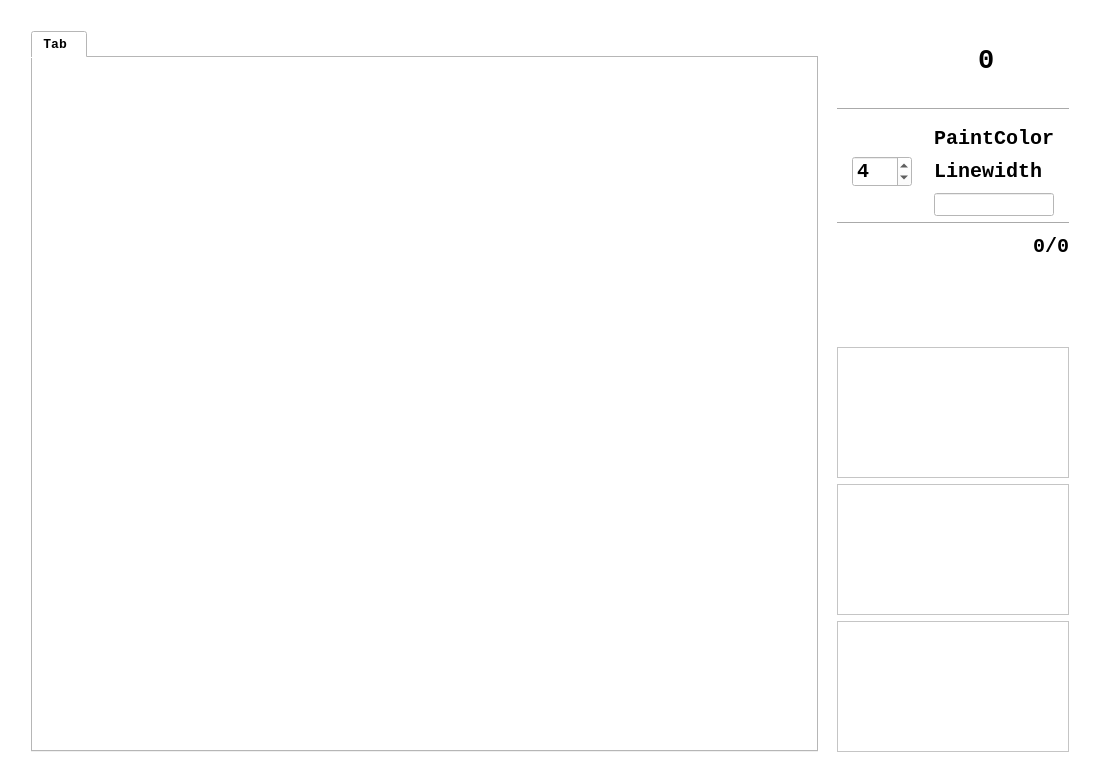
<?xml version="1.0" encoding="UTF-8"?>
<ui version="4.0">
 <class>counting_Form</class>
 <widget class="QWidget" name="counting_Form">
  <property name="windowModality">
   <enum>Qt::NonModal</enum>
  </property>
  <property name="geometry">
   <rect>
    <x>0</x>
    <y>0</y>
    <width>1100</width>
    <height>783</height>
   </rect>
  </property>
  <property name="sizePolicy">
   <sizepolicy hsizetype="Expanding" vsizetype="Expanding">
    <horstretch>0</horstretch>
    <verstretch>0</verstretch>
   </sizepolicy>
  </property>
  <property name="maximumSize">
   <size>
    <width>1920</width>
    <height>1280</height>
   </size>
  </property>
  <property name="font">
   <font>
    <family>Consolas</family>
    <pointsize>10</pointsize>
    <weight>75</weight>
    <bold>true</bold>
   </font>
  </property>
  <property name="windowTitle">
   <string>Hao</string>
  </property>
  <property name="autoFillBackground">
   <bool>false</bool>
  </property>
  <property name="styleSheet">
   <string notr="true">background:rgb(255, 255, 255)</string>
  </property>
  <property name="inputMethodHints">
   <set>Qt::ImhNone</set>
  </property>
  <layout class="QGridLayout" name="gridLayout_3">
   <item row="0" column="2">
    <spacer name="verticalSpacer_2">
     <property name="orientation">
      <enum>Qt::Vertical</enum>
     </property>
     <property name="sizeType">
      <enum>QSizePolicy::Fixed</enum>
     </property>
     <property name="sizeHint" stdset="0">
      <size>
       <width>20</width>
       <height>20</height>
      </size>
     </property>
    </spacer>
   </item>
   <item row="1" column="0">
    <spacer name="horizontalSpacer_18">
     <property name="orientation">
      <enum>Qt::Horizontal</enum>
     </property>
     <property name="sizeType">
      <enum>QSizePolicy::Fixed</enum>
     </property>
     <property name="sizeHint" stdset="0">
      <size>
       <width>20</width>
       <height>20</height>
      </size>
     </property>
    </spacer>
   </item>
   <item row="1" column="1" rowspan="2" colspan="2">
    <layout class="QHBoxLayout" name="horizontalLayout_3" stretch="7,0,2">
     <item>
      <layout class="QHBoxLayout" name="horizontalLayout_5" stretch="0">
       <property name="sizeConstraint">
        <enum>QLayout::SetDefaultConstraint</enum>
       </property>
       <item>
        <widget class="QTabWidget" name="tabWidget">
         <property name="currentIndex">
          <number>0</number>
         </property>
         <widget class="QWidget" name="tab">
          <attribute name="title">
           <string>Tab </string>
          </attribute>
          <layout class="QGridLayout" name="gridLayout_2">
           <item row="0" column="0">
            <widget class="QLabel" name="label_12">
             <property name="sizePolicy">
              <sizepolicy hsizetype="Expanding" vsizetype="Expanding">
               <horstretch>0</horstretch>
               <verstretch>0</verstretch>
              </sizepolicy>
             </property>
             <property name="focusPolicy">
              <enum>Qt::NoFocus</enum>
             </property>
             <property name="autoFillBackground">
              <bool>false</bool>
             </property>
             <property name="lineWidth">
              <number>10</number>
             </property>
             <property name="text">
              <string/>
             </property>
             <property name="scaledContents">
              <bool>false</bool>
             </property>
            </widget>
           </item>
          </layout>
         </widget>
        </widget>
       </item>
      </layout>
     </item>
     <item>
      <spacer name="horizontalSpacer_9">
       <property name="orientation">
        <enum>Qt::Horizontal</enum>
       </property>
       <property name="sizeHint" stdset="0">
        <size>
         <width>13</width>
         <height>20</height>
        </size>
       </property>
      </spacer>
     </item>
     <item>
      <layout class="QVBoxLayout" name="verticalLayout_5" stretch="5,0,7">
       <item>
        <layout class="QVBoxLayout" name="verticalLayout_2">
         <item>
          <layout class="QHBoxLayout" name="horizontalLayout">
           <item>
            <spacer name="horizontalSpacer_3">
             <property name="orientation">
              <enum>Qt::Horizontal</enum>
             </property>
             <property name="sizeHint" stdset="0">
              <size>
               <width>40</width>
               <height>20</height>
              </size>
             </property>
            </spacer>
           </item>
           <item>
            <widget class="QPushButton" name="pushButton_power">
             <property name="minimumSize">
              <size>
               <width>60</width>
               <height>60</height>
              </size>
             </property>
             <property name="text">
              <string/>
             </property>
             <property name="icon">
              <iconset resource="pic.qrc">
               <normaloff>:/pics/pics/power_button.png</normaloff>:/pics/pics/power_button.png</iconset>
             </property>
             <property name="iconSize">
              <size>
               <width>50</width>
               <height>50</height>
              </size>
             </property>
             <property name="flat">
              <bool>true</bool>
             </property>
            </widget>
           </item>
           <item>
            <spacer name="horizontalSpacer_5">
             <property name="orientation">
              <enum>Qt::Horizontal</enum>
             </property>
             <property name="sizeHint" stdset="0">
              <size>
               <width>40</width>
               <height>20</height>
              </size>
             </property>
            </spacer>
           </item>
           <item>
            <widget class="QLabel" name="label_16">
             <property name="minimumSize">
              <size>
               <width>60</width>
               <height>60</height>
              </size>
             </property>
             <property name="maximumSize">
              <size>
               <width>60</width>
               <height>60</height>
              </size>
             </property>
             <property name="lineWidth">
              <number>1</number>
             </property>
             <property name="text">
              <string/>
             </property>
             <property name="pixmap">
              <pixmap resource="pic.qrc">:/pics/pics/temperature.png</pixmap>
             </property>
             <property name="scaledContents">
              <bool>true</bool>
             </property>
            </widget>
           </item>
           <item>
            <widget class="QLabel" name="label_17">
             <property name="minimumSize">
              <size>
               <width>40</width>
               <height>60</height>
              </size>
             </property>
             <property name="maximumSize">
              <size>
               <width>60</width>
               <height>60</height>
              </size>
             </property>
             <property name="font">
              <font>
               <family>Consolas</family>
               <pointsize>20</pointsize>
               <weight>75</weight>
               <bold>true</bold>
              </font>
             </property>
             <property name="text">
              <string>0</string>
             </property>
            </widget>
           </item>
           <item>
            <spacer name="horizontalSpacer_4">
             <property name="orientation">
              <enum>Qt::Horizontal</enum>
             </property>
             <property name="sizeHint" stdset="0">
              <size>
               <width>40</width>
               <height>20</height>
              </size>
             </property>
            </spacer>
           </item>
           <item>
            <widget class="QPushButton" name="pushButton_update">
             <property name="text">
              <string/>
             </property>
             <property name="icon">
              <iconset resource="pic.qrc">
               <normaloff>:/pics/pics/refresh.png</normaloff>:/pics/pics/refresh.png</iconset>
             </property>
             <property name="iconSize">
              <size>
               <width>40</width>
               <height>40</height>
              </size>
             </property>
             <property name="checkable">
              <bool>false</bool>
             </property>
             <property name="checked">
              <bool>false</bool>
             </property>
             <property name="default">
              <bool>false</bool>
             </property>
             <property name="flat">
              <bool>true</bool>
             </property>
            </widget>
           </item>
          </layout>
         </item>
         <item>
          <spacer name="verticalSpacer_5">
           <property name="orientation">
            <enum>Qt::Vertical</enum>
           </property>
           <property name="sizeHint" stdset="0">
            <size>
             <width>20</width>
             <height>20</height>
            </size>
           </property>
          </spacer>
         </item>
         <item>
          <widget class="Line" name="line_3">
           <property name="orientation">
            <enum>Qt::Horizontal</enum>
           </property>
          </widget>
         </item>
         <item>
          <spacer name="verticalSpacer_7">
           <property name="orientation">
            <enum>Qt::Vertical</enum>
           </property>
           <property name="sizeHint" stdset="0">
            <size>
             <width>20</width>
             <height>20</height>
            </size>
           </property>
          </spacer>
         </item>
         <item>
          <layout class="QGridLayout" name="gridLayout">
           <item row="1" column="3">
            <widget class="QLabel" name="label_13">
             <property name="font">
              <font>
               <family>Consolas</family>
               <pointsize>15</pointsize>
               <weight>75</weight>
               <bold>true</bold>
              </font>
             </property>
             <property name="text">
              <string>Linewidth</string>
             </property>
            </widget>
           </item>
           <item row="2" column="3">
            <widget class="QLineEdit" name="lineEdit"/>
           </item>
           <item row="0" column="3">
            <widget class="QLabel" name="label_15">
             <property name="font">
              <font>
               <family>Consolas</family>
               <pointsize>15</pointsize>
               <weight>75</weight>
               <bold>true</bold>
              </font>
             </property>
             <property name="text">
              <string>PaintColor</string>
             </property>
            </widget>
           </item>
           <item row="1" column="1">
            <widget class="QSpinBox" name="spinBox">
             <property name="font">
              <font>
               <family>Consolas</family>
               <pointsize>15</pointsize>
               <weight>75</weight>
               <bold>true</bold>
              </font>
             </property>
             <property name="value">
              <number>4</number>
             </property>
            </widget>
           </item>
           <item row="2" column="1">
            <widget class="QPushButton" name="pushButton_http">
             <property name="text">
              <string/>
             </property>
             <property name="icon">
              <iconset resource="pic.qrc">
               <normaloff>:/pics/pics/connect.ico</normaloff>:/pics/pics/connect.ico</iconset>
             </property>
             <property name="iconSize">
              <size>
               <width>50</width>
               <height>50</height>
              </size>
             </property>
             <property name="autoDefault">
              <bool>false</bool>
             </property>
             <property name="flat">
              <bool>true</bool>
             </property>
            </widget>
           </item>
           <item row="1" column="4">
            <spacer name="horizontalSpacer_13">
             <property name="orientation">
              <enum>Qt::Horizontal</enum>
             </property>
             <property name="sizeHint" stdset="0">
              <size>
               <width>40</width>
               <height>20</height>
              </size>
             </property>
            </spacer>
           </item>
           <item row="1" column="0">
            <spacer name="horizontalSpacer_12">
             <property name="orientation">
              <enum>Qt::Horizontal</enum>
             </property>
             <property name="sizeHint" stdset="0">
              <size>
               <width>40</width>
               <height>20</height>
              </size>
             </property>
            </spacer>
           </item>
           <item row="0" column="1">
            <widget class="QPushButton" name="pushButton_color">
             <property name="autoFillBackground">
              <bool>false</bool>
             </property>
             <property name="text">
              <string/>
             </property>
             <property name="flat">
              <bool>true</bool>
             </property>
            </widget>
           </item>
           <item row="1" column="2">
            <spacer name="horizontalSpacer_21">
             <property name="orientation">
              <enum>Qt::Horizontal</enum>
             </property>
             <property name="sizeHint" stdset="0">
              <size>
               <width>40</width>
               <height>20</height>
              </size>
             </property>
            </spacer>
           </item>
          </layout>
         </item>
         <item>
          <widget class="Line" name="line_2">
           <property name="orientation">
            <enum>Qt::Horizontal</enum>
           </property>
          </widget>
         </item>
         <item>
          <layout class="QHBoxLayout" name="horizontalLayout_4">
           <item>
            <spacer name="horizontalSpacer_6">
             <property name="orientation">
              <enum>Qt::Horizontal</enum>
             </property>
             <property name="sizeHint" stdset="0">
              <size>
               <width>40</width>
               <height>20</height>
              </size>
             </property>
            </spacer>
           </item>
           <item>
            <widget class="QPushButton" name="pushButton_usb">
             <property name="font">
              <font>
               <family>Consolas</family>
               <pointsize>15</pointsize>
               <weight>75</weight>
               <bold>true</bold>
              </font>
             </property>
             <property name="text">
              <string/>
             </property>
             <property name="icon">
              <iconset resource="pic.qrc">
               <normaloff>:/pics/pics/usb_off.png</normaloff>:/pics/pics/usb_off.png</iconset>
             </property>
             <property name="iconSize">
              <size>
               <width>50</width>
               <height>50</height>
              </size>
             </property>
             <property name="flat">
              <bool>true</bool>
             </property>
            </widget>
           </item>
           <item>
            <spacer name="horizontalSpacer_16">
             <property name="orientation">
              <enum>Qt::Horizontal</enum>
             </property>
             <property name="sizeHint" stdset="0">
              <size>
               <width>40</width>
               <height>20</height>
              </size>
             </property>
            </spacer>
           </item>
           <item>
            <widget class="QPushButton" name="pushButton_usb_left">
             <property name="font">
              <font>
               <family>Consolas</family>
               <pointsize>15</pointsize>
               <weight>75</weight>
               <bold>true</bold>
              </font>
             </property>
             <property name="text">
              <string/>
             </property>
             <property name="icon">
              <iconset resource="pic.qrc">
               <normaloff>:/pics/pics/left_arrow.png</normaloff>:/pics/pics/left_arrow.png</iconset>
             </property>
             <property name="iconSize">
              <size>
               <width>50</width>
               <height>50</height>
              </size>
             </property>
             <property name="flat">
              <bool>true</bool>
             </property>
            </widget>
           </item>
           <item>
            <spacer name="horizontalSpacer_17">
             <property name="orientation">
              <enum>Qt::Horizontal</enum>
             </property>
             <property name="sizeHint" stdset="0">
              <size>
               <width>40</width>
               <height>20</height>
              </size>
             </property>
            </spacer>
           </item>
           <item>
            <widget class="QPushButton" name="pushButton_usb_right">
             <property name="font">
              <font>
               <family>Consolas</family>
               <pointsize>15</pointsize>
               <weight>75</weight>
               <bold>true</bold>
              </font>
             </property>
             <property name="text">
              <string/>
             </property>
             <property name="icon">
              <iconset resource="pic.qrc">
               <normaloff>:/pics/pics/arrow_right.png</normaloff>:/pics/pics/arrow_right.png</iconset>
             </property>
             <property name="iconSize">
              <size>
               <width>50</width>
               <height>50</height>
              </size>
             </property>
             <property name="flat">
              <bool>true</bool>
             </property>
            </widget>
           </item>
           <item>
            <spacer name="horizontalSpacer_7">
             <property name="orientation">
              <enum>Qt::Horizontal</enum>
             </property>
             <property name="sizeType">
              <enum>QSizePolicy::Fixed</enum>
             </property>
             <property name="sizeHint" stdset="0">
              <size>
               <width>10</width>
               <height>20</height>
              </size>
             </property>
            </spacer>
           </item>
           <item>
            <widget class="QLabel" name="label_9">
             <property name="font">
              <font>
               <family>Consolas</family>
               <pointsize>15</pointsize>
               <weight>75</weight>
               <bold>true</bold>
              </font>
             </property>
             <property name="text">
              <string>0/0</string>
             </property>
            </widget>
           </item>
           <item>
            <spacer name="horizontalSpacer_8">
             <property name="orientation">
              <enum>Qt::Horizontal</enum>
             </property>
             <property name="sizeHint" stdset="0">
              <size>
               <width>40</width>
               <height>20</height>
              </size>
             </property>
            </spacer>
           </item>
          </layout>
         </item>
         <item>
          <spacer name="verticalSpacer_8">
           <property name="orientation">
            <enum>Qt::Vertical</enum>
           </property>
           <property name="sizeHint" stdset="0">
            <size>
             <width>20</width>
             <height>20</height>
            </size>
           </property>
          </spacer>
         </item>
         <item>
          <spacer name="verticalSpacer_9">
           <property name="orientation">
            <enum>Qt::Vertical</enum>
           </property>
           <property name="sizeHint" stdset="0">
            <size>
             <width>20</width>
             <height>20</height>
            </size>
           </property>
          </spacer>
         </item>
         <item>
          <layout class="QHBoxLayout" name="horizontalLayout_2">
           <item>
            <spacer name="horizontalSpacer">
             <property name="orientation">
              <enum>Qt::Horizontal</enum>
             </property>
             <property name="sizeType">
              <enum>QSizePolicy::Expanding</enum>
             </property>
             <property name="sizeHint" stdset="0">
              <size>
               <width>40</width>
               <height>20</height>
              </size>
             </property>
            </spacer>
           </item>
           <item>
            <widget class="QPushButton" name="pushButton_stop">
             <property name="text">
              <string/>
             </property>
             <property name="icon">
              <iconset resource="pic.qrc">
               <normaloff>:/pics/pics/stop.png</normaloff>:/pics/pics/stop.png</iconset>
             </property>
             <property name="iconSize">
              <size>
               <width>48</width>
               <height>48</height>
              </size>
             </property>
             <property name="flat">
              <bool>true</bool>
             </property>
            </widget>
           </item>
           <item>
            <spacer name="horizontalSpacer_14">
             <property name="orientation">
              <enum>Qt::Horizontal</enum>
             </property>
             <property name="sizeHint" stdset="0">
              <size>
               <width>40</width>
               <height>20</height>
              </size>
             </property>
            </spacer>
           </item>
           <item>
            <widget class="QPushButton" name="pushButton_start">
             <property name="text">
              <string/>
             </property>
             <property name="icon">
              <iconset resource="pic.qrc">
               <normaloff>:/pics/pics/play.png</normaloff>
               <normalon>:/pics/pics/pause.png</normalon>:/pics/pics/play.png</iconset>
             </property>
             <property name="iconSize">
              <size>
               <width>50</width>
               <height>50</height>
              </size>
             </property>
             <property name="autoRepeat">
              <bool>false</bool>
             </property>
             <property name="autoExclusive">
              <bool>false</bool>
             </property>
             <property name="autoDefault">
              <bool>false</bool>
             </property>
             <property name="default">
              <bool>false</bool>
             </property>
             <property name="flat">
              <bool>true</bool>
             </property>
            </widget>
           </item>
           <item>
            <spacer name="horizontalSpacer_15">
             <property name="orientation">
              <enum>Qt::Horizontal</enum>
             </property>
             <property name="sizeHint" stdset="0">
              <size>
               <width>40</width>
               <height>20</height>
              </size>
             </property>
            </spacer>
           </item>
           <item>
            <widget class="QPushButton" name="pushButton_save">
             <property name="font">
              <font>
               <family>Consolas</family>
               <pointsize>15</pointsize>
               <weight>75</weight>
               <bold>true</bold>
              </font>
             </property>
             <property name="text">
              <string/>
             </property>
             <property name="icon">
              <iconset resource="pic.qrc">
               <normaloff>:/pics/pics/save.png</normaloff>:/pics/pics/save.png</iconset>
             </property>
             <property name="iconSize">
              <size>
               <width>50</width>
               <height>50</height>
              </size>
             </property>
             <property name="autoDefault">
              <bool>false</bool>
             </property>
             <property name="flat">
              <bool>true</bool>
             </property>
            </widget>
           </item>
           <item>
            <spacer name="horizontalSpacer_2">
             <property name="orientation">
              <enum>Qt::Horizontal</enum>
             </property>
             <property name="sizeType">
              <enum>QSizePolicy::Expanding</enum>
             </property>
             <property name="sizeHint" stdset="0">
              <size>
               <width>40</width>
               <height>20</height>
              </size>
             </property>
            </spacer>
           </item>
          </layout>
         </item>
        </layout>
       </item>
       <item>
        <spacer name="verticalSpacer_6">
         <property name="orientation">
          <enum>Qt::Vertical</enum>
         </property>
         <property name="sizeType">
          <enum>QSizePolicy::Fixed</enum>
         </property>
         <property name="sizeHint" stdset="0">
          <size>
           <width>20</width>
           <height>20</height>
          </size>
         </property>
        </spacer>
       </item>
       <item>
        <layout class="QVBoxLayout" name="verticalLayout_3">
         <item>
          <widget class="QChartView" name="graphicsView">
           <property name="cursor" stdset="0">
            <cursorShape>CrossCursor</cursorShape>
           </property>
           <property name="mouseTracking">
            <bool>true</bool>
           </property>
           <property name="tabletTracking">
            <bool>true</bool>
           </property>
          </widget>
         </item>
         <item>
          <widget class="QChartView" name="graphicsView_2"/>
         </item>
         <item>
          <widget class="QChartView" name="graphicsView_3"/>
         </item>
        </layout>
       </item>
      </layout>
     </item>
    </layout>
   </item>
   <item row="2" column="3">
    <spacer name="horizontalSpacer_19">
     <property name="orientation">
      <enum>Qt::Horizontal</enum>
     </property>
     <property name="sizeType">
      <enum>QSizePolicy::Fixed</enum>
     </property>
     <property name="sizeHint" stdset="0">
      <size>
       <width>20</width>
       <height>20</height>
      </size>
     </property>
    </spacer>
   </item>
   <item row="3" column="1">
    <spacer name="verticalSpacer_3">
     <property name="orientation">
      <enum>Qt::Vertical</enum>
     </property>
     <property name="sizeType">
      <enum>QSizePolicy::Fixed</enum>
     </property>
     <property name="sizeHint" stdset="0">
      <size>
       <width>20</width>
       <height>20</height>
      </size>
     </property>
    </spacer>
   </item>
  </layout>
 </widget>
 <customwidgets>
  <customwidget>
   <class>QChartView</class>
   <extends>QGraphicsView</extends>
   <header location="global">qchartview.h</header>
  </customwidget>
 </customwidgets>
 <resources>
  <include location="pic.qrc"/>
 </resources>
 <connections>
  <connection>
   <sender>pushButton_stop</sender>
   <signal>clicked()</signal>
   <receiver>counting_Form</receiver>
   <slot>clear_ROI()</slot>
   <hints>
    <hint type="sourcelabel">
     <x>818</x>
     <y>258</y>
    </hint>
    <hint type="destinationlabel">
     <x>990</x>
     <y>97</y>
    </hint>
   </hints>
  </connection>
  <connection>
   <sender>pushButton_start</sender>
   <signal>clicked()</signal>
   <receiver>counting_Form</receiver>
   <slot>play_and_pause()</slot>
   <hints>
    <hint type="sourcelabel">
     <x>930</x>
     <y>391</y>
    </hint>
    <hint type="destinationlabel">
     <x>990</x>
     <y>398</y>
    </hint>
   </hints>
  </connection>
  <connection>
   <sender>spinBox</sender>
   <signal>valueChanged(int)</signal>
   <receiver>counting_Form</receiver>
   <slot>penwidth_choose()</slot>
   <hints>
    <hint type="sourcelabel">
     <x>1021</x>
     <y>181</y>
    </hint>
    <hint type="destinationlabel">
     <x>990</x>
     <y>416</y>
    </hint>
   </hints>
  </connection>
 </connections>
 <slots>
  <slot>play_and_pause()</slot>
  <slot>pencolor_choose()</slot>
  <slot>penwidth_choose()</slot>
  <slot>clear_ROI()</slot>
  <slot>move_ROI()</slot>
  <slot>scale_ROI()</slot>
 </slots>
</ui>
